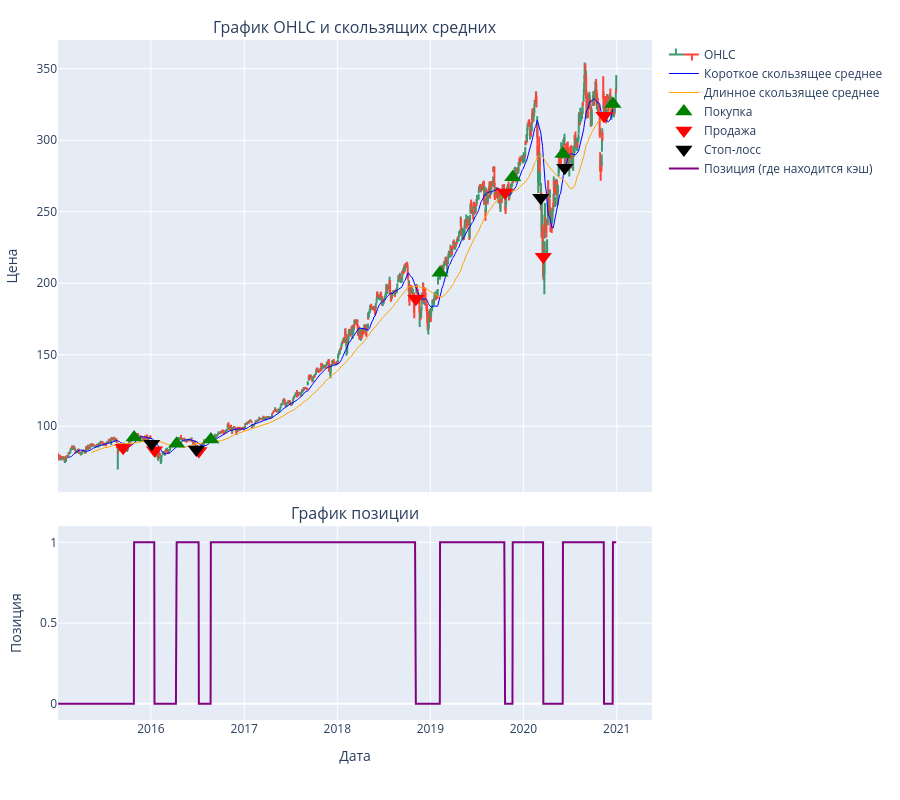

Notebook code cell kept with this figure:
### Markdown cell above
#### Осталось подписать оси

### Code cell
fig.update_yaxes(title_text="Цена", row=1, col=1)
fig.update_yaxes(title_text="Позиция", range=[-0.1, 1.1], row=2, col=1)
fig.update_xaxes(title_text="Дата", row=2, col=1)

fig.show()

### Figure 1 — Plotly figure (JSON) as saved in the notebook; plotly's stock layout.template omitted (floating-point values rounded to 4 significant figures; data arrays with more than 128 entries replaced by an {"elided": "..."} marker saying what was removed)
{"data": [{"close": {"elided": "1510 float values"}, "high": {"elided": "1510 float values"}, "low": {"elided": "1510 float values"}, "name": "OHLC", "open": {"elided": "1510 float values"}, "type": "ohlc", "x": {"elided": "1510 str values"}, "xaxis": "x", "yaxis": "y"}, {"line": {"color": "blue", "width": 1}, "mode": "lines", "name": "Короткое скользящее среднее", "type": "scatter", "x": {"elided": "1510 str values"}, "xaxis": "x", "y": {"elided": "1510 float values"}, "yaxis": "y"}, {"line": {"color": "orange", "width": 1}, "mode": "lines", "name": "Длинное скользящее среднее", "type": "scatter", "x": {"elided": "1510 str values"}, "xaxis": "x", "y": {"elided": "1510 float values"}, "yaxis": "y"}, {"marker": {"color": "green", "size": 15, "symbol": "triangle-up"}, "mode": "markers", "name": "Покупка", "type": "scatter", "x": ["2015-10-27T00:00:00.000000000", "2016-04-11T00:00:00.000000000", "2016-08-23T00:00:00.000000000", "2019-02-08T00:00:00.000000000", "2019-11-20T00:00:00.000000000", "2020-06-04T00:00:00.000000000", "2020-12-17T00:00:00.000000000"], "xaxis": "x", "y": [92.1, 87.81, 90.65, 207.3, 274.2, 290.4, 325.4], "yaxis": "y"}, {"marker": {"color": "red", "size": 15, "symbol": "triangle-down"}, "mode": "markers", "name": "Продажа", "type": "scatter", "x": ["2015-09-14T00:00:00.000000000", "2016-01-15T00:00:00.000000000", "2016-07-07T00:00:00.000000000", "2018-11-05T00:00:00.000000000", "2019-10-21T00:00:00.000000000", "2020-03-19T00:00:00.000000000", "2020-11-12T00:00:00.000000000"], "xaxis": "x", "y": [84.94, 83.17, 82.67, 189.1, 263.5, 218.5, 317.1], "yaxis": "y"}, {"marker": {"color": "black", "size": 15, "symbol": "triangle-down"}, "mode": "markers", "name": "Стоп-лосс", "type": "scatter", "x": ["2016-01-04T00:00:00.000000000", "2016-06-27T00:00:00.000000000", "2020-03-09T00:00:00.000000000", "2020-06-11T00:00:00.000000000"], "xaxis": "x", "y": [87.76, 83.68, 259.7, 280.8], "yaxis": "y"}, {"line": {"color": "purple", "width": 2}, "mode": "lines", "name": "Позиция (где находится кэш)", "type": "scatter", "x": {"elided": "1510 str values"}, "xaxis": "x2", "y": {"elided": "1510 int values"}, "yaxis": "y2"}], "layout": {"annotations": [{"font": {"size": 16}, "showarrow": false, "text": "График OHLC и скользящих средних", "x": 0.5, "xanchor": "center", "xref": "paper", "y": 1.0, "yanchor": "bottom", "yref": "paper"}, {"font": {"size": 16}, "showarrow": false, "text": "График позиции", "x": 0.5, "xanchor": "center", "xref": "paper", "y": 0.285, "yanchor": "bottom", "yref": "paper"}], "height": 800, "margin": {"b": 80, "l": 50, "r": 50, "t": 40}, "showlegend": true, "xaxis": {"anchor": "y", "domain": [0.0, 1.0], "matches": "x2", "rangeslider": {"visible": false}, "showticklabels": false}, "xaxis2": {"anchor": "y2", "domain": [0.0, 1.0], "rangeselector": {"xanchor": "left", "yanchor": "top"}, "title": {"text": "Дата"}}, "yaxis": {"anchor": "x", "domain": [0.335, 1.0], "title": {"text": "Цена"}}, "yaxis2": {"anchor": "x2", "domain": [0.0, 0.285], "range": [-0.1, 1.1], "title": {"text": "Позиция"}}}}
